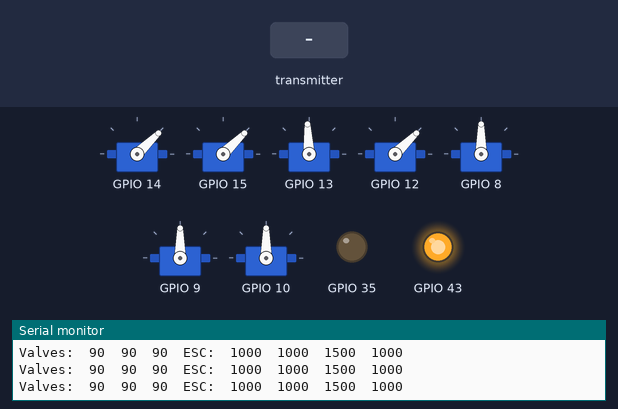
This sketch was run on a simulated ESP32-S3. Parts: 7 × servo, output pins drawn as LEDs (lit = HIGH), the last lines printed to the serial monitor. The test bench sets the inputs (shaded band).

Above: at 1.2 s.
1.3 s: the transmitter starts sending ch.0 = 172
At 2.5 s:
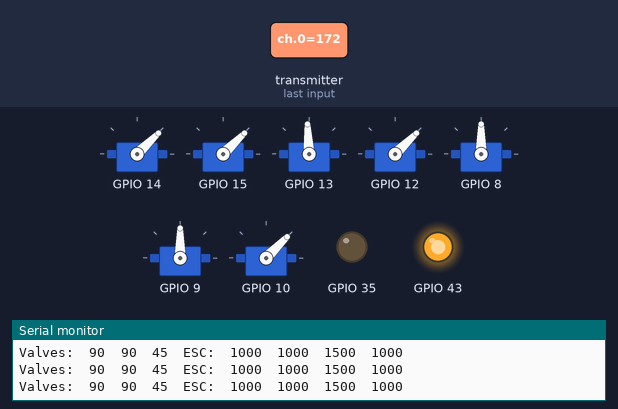
2.8 s: the transmitter starts sending ch.1 = 172
At 3.3 s:
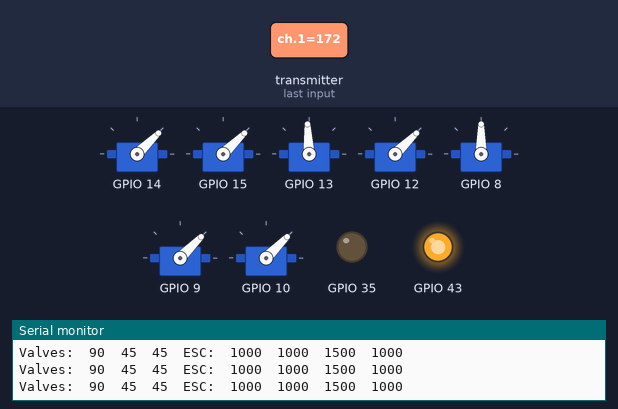
4.3 s: the transmitter starts sending ch.2 = 172
At 4.7 s:
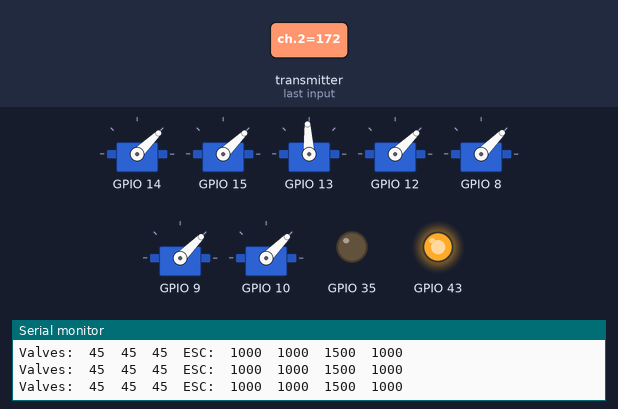
5.8 s: the transmitter starts sending ch.3 = 172
At 6.1 s:
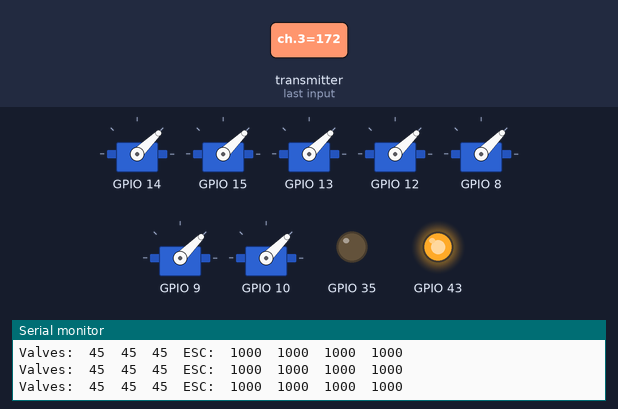
7.3 s: the transmitter starts sending ch.4 = 1811
At 8.5 s:
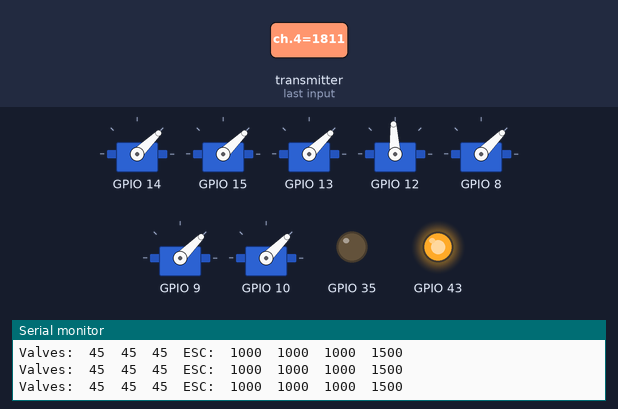
8.8 s: the transmitter starts sending ch.0 = 600
At 10.2 s:
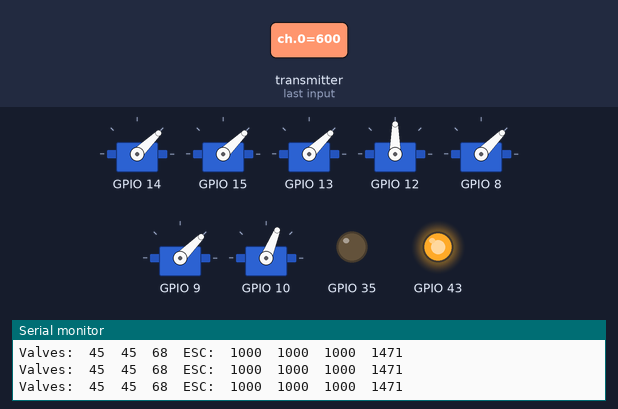
Timing chart, 0 to 11.3 s (numbered marks = the images above; inputs shaded):
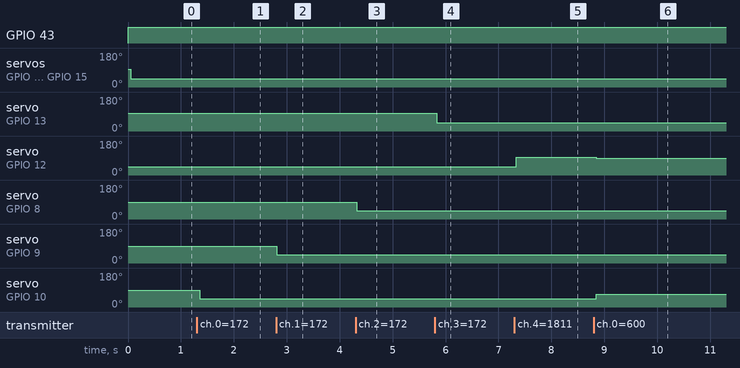

Measured:
- after the input at 1.3 s, servo on GPIO 10: 90° → 45° after 0.06 s
- after the input at 2.8 s, servo on GPIO 9: 90° → 45° at once
- after the input at 4.3 s, servo on GPIO 8: 90° → 45° at once
- after the input at 5.8 s, servo on GPIO 13: 93° → 44° at once
- after the input at 7.3 s, servo on GPIO 12: 44° → 93° at once
- after the input at 8.8 s, servo on GPIO 12: 93° → 90° after 0.05 s; servo on GPIO 10: 45° → 68° after 0.05 s

The sketch:

X470.ino
```cpp
#include "user-config.h"  //  modify this file to trim valve midpoints

#include <pwmWrite.h>  //  https://github.com/Dlloydev/ESP32-ESP32S2-AnalogWrite
#include "sbus.h"      //  https://github.com/bolderflight/sbus
#include <IBusBM.h>    //  https://github.com/bmellink/IBusBM/

//-------------------------DEBUGGING--------------------------------------------------
#define SERVO_DEBUG  //  Shows Servo & ESC PWM outputs
//#define RX_DEBUG  //  Shows RX channels from Receiver
//#define SENSOR_DEBUG    //  Shows Hall Sensor and Voltage Values
//#define ADVANCED_DEBUG  // Show Modes and Valve Controls

Pwm pwm = Pwm();  // pwm setup for ESC & Servo
TaskHandle_t coreTask1;
TaskHandle_t coreTask2;

#include "board_config.h"
#include "rx-inputs.h"
#include "pwm-outputs.h"

void setup() {
  Serial.begin(115200);

  xTaskCreatePinnedToCore(core1Task, "Core 1 Task", 10000, NULL, 1, &coreTask1, 0);
  xTaskCreatePinnedToCore(core2Task, "Core 2 Task", 10000, NULL, 1, &coreTask2, 1);
}

void core1Task(void* parameter) {
  RXsetup();
  for (;;) {
    ReadRX();
    delay(10);
  }
}

void core2Task(void* parameter) {
  PwmInit();  // Function to Start Servo in Safe Position
  for (;;) {
    PumpControl();
    HydraulicControl();
    MotorControl();
    PwmOutput();
    delay(50);
  }
}

void loop() {
}
```

pwm-outputs.h
```cpp
void PwmInit() {
  pinMode(PWR_EN, OUTPUT);
  pinMode(OUT_EN, OUTPUT);
  //pinMode(BUCK_EN, OUTPUT);
  digitalWrite(PWR_EN, LOW);
  digitalWrite(OUT_EN, HIGH);
  //pinMode(BUCK_EN, HIGH);
  pwm.writeServo(TravelLeftPin, EscMidUs);
  pwm.writeServo(TravelRightPin, EscMidUs);
  pwm.writeServo(SwingPin, EscMidUs);
  pwm.writeServo(PumpPin, EscMinUs);
  pwm.writeServo(BoomPin, BoomValveMid);
  pwm.writeServo(ArmPin, ArmValveMid);
  pwm.writeServo(BucketPin, BucketValveMid);
}

void PwmOutput() {
  //---------------------------MOVEMENT ESC-------------------------------
  pwm.writeServo(TravelLeftPin, TrackLeftUs);
  pwm.writeServo(TravelRightPin, TrackRightUs);
  pwm.writeServo(SwingPin, SwingUs);

  //---------------------------HYDRAULIC CONTROLS------------------------------
  pwm.writeServo(PumpPin, PumpUs);
  pwm.writeServo(BoomPin, BoomValve);
  pwm.writeServo(ArmPin, ArmValve);
  pwm.writeServo(BucketPin, BucketValve);

#ifdef SERVO_DEBUG
  Serial.print("\n");
  Serial.print("Valves:");
  Serial.print("\t");
  Serial.print(BoomValve);
  Serial.print("\t");
  Serial.print(ArmValve);
  Serial.print("\t");
  Serial.print(BucketValve);
  Serial.print("\t");

  Serial.print("ESC:");
  Serial.print("\t");
  Serial.print(TrackLeftUs);
  Serial.print("\t");
  Serial.print(TrackRightUs);
  Serial.print("\t");
  Serial.print(SwingUs);
  Serial.print("\t");
  Serial.println(PumpUs);

  //pwm.printDebug();   //  extra debug for ESP32 Analogwrite library
#endif
}

//---------------------------MOTOR CONTROLS--------------------------------
void MotorControl() {

  TrackLeftUs = map(RXchannel[LeftChannel], RXmin, RXmax, EscMinUs, EscMaxUs);
  TrackRightUs = map(RXchannel[RightChannel], RXmin, RXmax, EscMinUs, EscMaxUs);
  SwingUs = map(RXchannel[SwingChannel], RXmin, RXmax, EscMinUs, EscMaxUs);
}

void HydraulicControl() {

  BoomValve = RXchannel[BoomChannel];
  ArmValve = RXchannel[ArmChannel];
  BucketValve = RXchannel[BucketChannel];

  BoomValve = map(BoomValve, RXmin, RXmax, BoomValveMid - ValveRange, BoomValveMid + ValveRange);
  ArmValve = map(ArmValve, RXmin, RXmax, ArmValveMid - ValveRange, ArmValveMid + ValveRange);
  BucketValve = map(BucketValve, RXmin, RXmax, BucketValveMid - ValveRange, BucketValveMid + ValveRange);
}

void PumpControl() {

  int16_t ReqPower = abs(RXchannel[BoomChannel]) * 5 + abs(RXchannel[ArmChannel]) * 4 + abs(RXchannel[BucketChannel]) * 3;
  ReqPower = ReqPower / 10 - 100;

  PumpUs = map(ReqPower, 0, 1000, EscMinUs, PumpMax);
  PumpUs = constrain(PumpUs, EscMinUs, PumpMax);

  if (RXchannel[EnableChannel] < 500) {
    PumpUs = EscMinUs;
  }
}
```

rx-inputs.h
```cpp
//========================= RECEIVER ===============================

#ifdef SBUS
HardwareSerial SBUSS(1);
bfs::SbusRx sbus_rx(&SBUSS, RXpin, TXpin, RXinverted);
bfs::SbusData data;
#define sbusMin 172
#define sbusMax 1811
#endif

#ifdef IBUS
#define ibusMin 900
#define ibusMax 2100
IBusBM IBus;  // IBus object
#endif

//------------------------------------------------------------------
void RXsetup() {
#ifdef IBUS
  IBus.begin(Serial2, 1, AUX1, AUX2);
  //IBus.begin(Serial2, IBUSBM_NOTIMER, AUX1, AUX2);
#endif
}
//------------------------------------------------------------------
void ReadRX() {

#ifdef SBUS
  if (sbus_rx.Read()) {
    data = sbus_rx.data();  // Read and Organize the received data
    for (uint8_t i = 1; i <= 10; i++) {
      RXchannel[i] = map(data.ch[i - 1], sbusMin, sbusMax, RXmin, RXmax);
      RXchannel[i] = constrain(RXchannel[i], RXmin, RXmax);
    }
  }
#endif

#ifdef IBUS
  for (uint8_t i = 1; i <= 10; i++) {
    RXchannel[i] = IBus.readChannel(i - 1);
    RXchannel[i] = map(RXchannel[i], ibusMin, ibusMax, RXmin, RXmax);
    //RXchannel[i] = constrain(RXchannel[i], RXmin, RXmax);
  }
#endif

#ifdef RX_DEBUG
  /* Display the received data */
  for (uint8_t i = 1; i <= 10; i++) {
    Serial.print(RXchannel[i]);
    Serial.print("\t");
  }
#ifdef SBUS
  Serial.println(data.NUM_CH);
#else
  Serial.println();
#endif
#endif
  delay(1);
}
```

board_config.h
```cpp
//==================================================================
//---------------------PIN MAPPING------------------------------

// Define pin number for the hydraulic pump
#define PumpPin E1

// Define pin number for swing motor
#define SwingPin E2

// Define pin numbers for the left and right travel motors
#define TravelLeftPin E3
#define TravelRightPin E4

// Define pin numbers servo valves
#define BoomPin S1
#define ArmPin S2
#define BucketPin S3

#define RXpin AUX1
#define RXinverted false  //  ESP32 supports both Inverted and Non-Inv signals

#define TXpin AUX2  // not used, just a dummy pin

#define BOARD_LED L1
```

user-config.h
```cpp
//----------------------RECEIVER PROTOCOL------------------------------
// uncomment the correct option according to your receiver
//#define IBUS
#define SBUS

//----------------------SERVO CONTROLS------------------------------

// EDIT these 3 values to set the midpoint of the valve
// The Valve should be closed when the Servo Angle is in the mid position
#define BoomValveMid 90
#define ArmValveMid 90
#define BucketValveMid 90


// Likewise the valve should be fully open when servo hits the endpoint range
// Servo Range is (Midpoint - Valverange) to (Midpoint + ValveRange)
#define ValveRange 45


// 1000 - 2000 us is suitable for Blheli32 & AM32 configured ESCs
#define EscMinUs 1000
#define EscMidUs 1500
#define EscMaxUs 2000

#define PumpMax 1500  //  Range is from 0 to 2000


//-------------------------RX Settings-------------------------------------

uint8_t RXprotocol = 3;  //  1=SBUS, 2=SBUS_INVERTED, 3=IBUS, 4=PPM
uint8_t BucketChannel = 1;
uint8_t ArmChannel = 2;
uint8_t BoomChannel = 3;
uint8_t SwingChannel = 4;
uint8_t LeftChannel = 7;      //  Left Travel
uint8_t RightChannel = 8;     //  Right Channel
uint8_t ClawChannel = 9;      //  Optional Channel for Claw
uint8_t RotatorChannel = 10;  // Optional Channel for Rotation
uint8_t EnableChannel = 5;
uint8_t PumpCh = 6;

//-------------------------Servo Outputs-------------------------------------
int16_t TrackLeftUs = 0;
int16_t TrackRightUs = 0;
int16_t SwingUs = 0;
int16_t PumpUs = 0;

int16_t BoomValve = 0;
int16_t ArmValve = 0;
int16_t BucketValve = 0;

//--------------------------------------------------------------------------
int16_t RXchannel[17];  //  Organize input range from -1000 to 1000
const int16_t RXmin = -1000;
const int16_t RXmax = 1000;

//--------------------------------------------------------------------------
```
